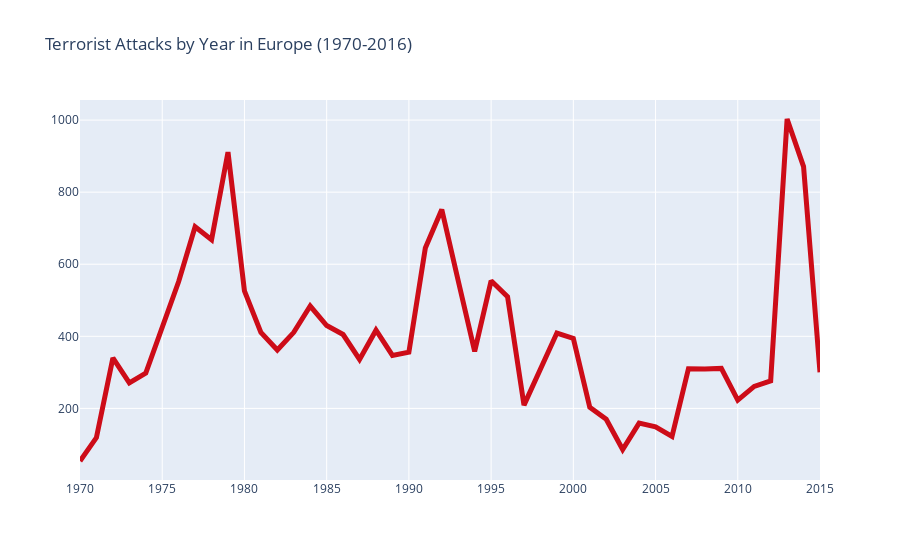

Here is the notebook cell this chart was saved with:
### Code cell
terror_peryear = np.asarray(df_Europe.groupby('iyear').iyear.count())
successes_peryear = np.asarray(df_Europe.groupby('iyear').success.sum())

terror_years = np.arange(1970, 2016)

trace1 = go.Bar(x = terror_years, y = terror_peryear, name = 'Nr of terrorist attacks',
         width = 3)

trace2 = go.Scatter(x = terror_years, y = successes_peryear, name = 'Nr of succesful terrorist attacks',
         line = dict(color = ('rgb(205, 12, 24)'), width = 5,))

layout = go.Layout(title = 'Terrorist Attacks by Year in Europe (1970-2016)', legend=dict(orientation="h"),
         barmode = 'group')

figure = dict(data = [trace1,trace2], layout = layout)
iplot(figure)

### Figure 1 — Plotly figure (JSON) as saved in the notebook; plotly's stock layout.template omitted (floating-point values rounded to 4 significant figures)
{"data": [{"line": {"color": "rgb(205, 12, 24)", "width": 5}, "name": "Nr of succesful terrorist attacks", "x": [1970, 1971, 1972, 1973, 1974, 1975, 1976, 1977, 1978, 1979, 1980, 1981, 1982, 1983, 1984, 1985, 1986, 1987, 1988, 1989, 1990, 1991, 1992, 1993, 1994, 1995, 1996, 1997, 1998, 1999, 2000, 2001, 2002, 2003, 2004, 2005, 2006, 2007, 2008, 2009, 2010, 2011, 2012, 2013, 2014, 2015], "y": [54, 119, 340, 271, 298, 422, 552, 704, 668, 911, 526, 411, 362, 411, 484, 430, 405, 336, 417, 347, 356, 645, 752, 554, 358, 554, 510, 209, 306, 409, 394, 203, 170, 86, 159, 149, 122, 310, 309, 311, 223, 261, 276, 1003, 871, 300], "type": "scatter"}], "layout": {"barmode": "group", "legend": {"orientation": "h"}, "title": {"text": "Terrorist Attacks by Year in Europe (1970-2016)"}}}
